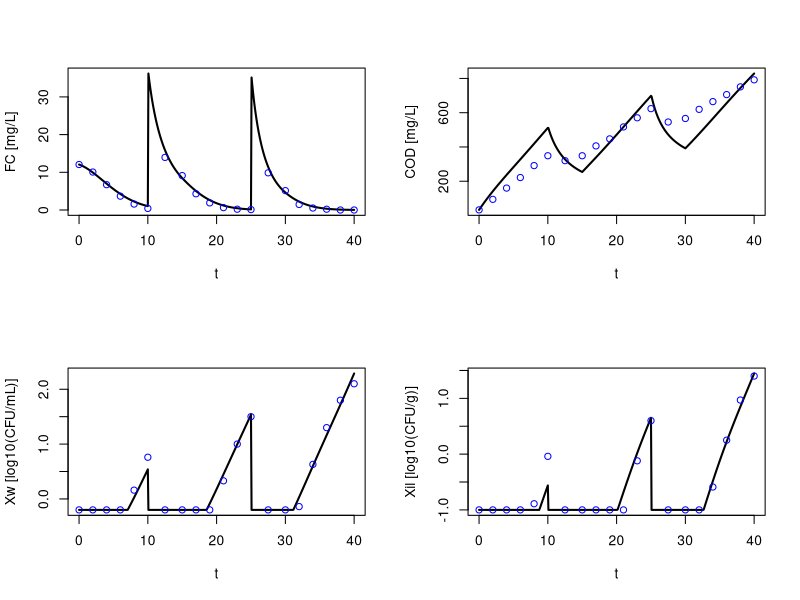

Source code (R):
# The Washtop modeling group (2024/03/03)
#
# Main file to simulate the first scenario
# described in:
#   Abnavi, M. D., Kothapalli C.R., Munther, D., Srinivasan, P. (2021). 
#   "Chlorine inactivation of Escherichia coli O157:H7 in fresh produce wash process: Effectiveness and modeling." 
#   International Journal of Food Microbiology 356:109364.

# In this version, the complete model (taking into account the different produces) is considered.
# The parameters used were the previously estimated from the experimental data in 
# "Data extraction RQ1a and RQ2a_Step 2_17032023.xlsx".

# Solutions are stored in SSol as follows:
#  SSol[,1]= FC    ; [mg/L] Free Chloride 
#  SSol[,2]= COD   ; [mg/L] Chemical oxygen demand 
#  SSol[,3]= Xw    ; [CFU/mL] Concentration of bacteria in water 
#  SSol[,4]= Xil   ; [CFU/g] Concentration of bacteria in iceberg lettuce 
#  SSol[,5]= Xrl   ; [CFU/g] Concentration of bacteria in red lettuce 
#
# Also, the concentrations of Xw and Xil  were stored apart in log10 scale as
#  logxw[]= Log10(Xw)
#  logxil[]= Log10(Xil)


# Load the library for the numerical solution of ordinary differential equations (ODEs)
library(deSolve)

#___________________ PARAMETERS ___________________________________________________
# Injection of Free Chloride
dtinj  <- 5.0/60.0        # [min] Duration of the FC injection
tFCinj <- c(10.0, 25.0)   # [min] Time at which the FC is added 

# Addition of iceberg and red lettuce. They are added five minutes after the FC is injected
Frl     <- 10.0               # [g/min] Input flow of red lettuce 
Fil     <- 500.0              # [g/min] Input flow of iceberg lettuce 
tFpin_s <- c(0.0, tFCinj+5.0) # [min] Time at which the lettuce is added 
tFpin_e <- tFpin_s+10.0       # [min] Time at which the lettuce addition stops 

# Estimated
alpha <- 82621                # [mg-COD/(mg-FC·min)] Parameter in the Hill's like equation
Kfc   <- 0.00078145           # [L/(min·mg-COD)] Reaction rate constant for the reaction of FC and organic matter in the Fc's eq.
Kco   <- 0.006567             # [L/(min·mg-FC)] Reaction rate constant for the reaction of FC and organic matter in COD's  eq.
Kilw  <- 455.03               # [1/min] Constant of the binding rate (from water to iceberg lettuce)
Kwil  <- 844.5                # [1/min] Constant of the unbinding rate (from iceberg lettuce to water)
Kilo  <- 4.9368               # [mg-COD/(g-iceberg lettuce·min)] Rate at which COD is transferred from the
#    iceberg lettuce to the water. It includes the concentration of COD
#    in the produce (Kilo = Kil*CODil). If it is not included a new
#    equation for COD in the produce should be added 
FCinj <- 8602.2               # [mg/min] To be added during dtinj
Fw    <- 0.51374              # [L/min] Flow of water replenishment
Km    <- 3999.7               # [mg/L] Parameter in Hill equation 
nCOD  <- 2.9116               # Exponent in Hill's eq. term
vA2   <- 0.056977             # Proportionality factor between Hill's equation in Xw and X_produce, 
# such that Hill's_(X_w)=vA2*Hill's_(Xil or Xrl)

# Assumed
Krlo <- Kilo                  # [mg-COD/(g-red lettuce·min)] Rate at which COD is transferred from the
#    red lettuce to the water. It includes the concentration of COD
#    in the produce (Krlo = Krl*CODrl). If it is not included a new
#    equation for COD in the produce should be added 
Krlw <- Kilw                  # [1/min] Constant of the binding rate (from water to red lettuce)
Kwrl <- Kwil                  # [1/min] Constant of the unbinding rate (from red lettuce to water)

# Known parameters (from paper)
V        <- 20.0          # [L] Tank volume 
Dwell_t  <- 0.5           # [min] Dwell time
Mil      <- Fil*Dwell_t   # [g] Mass of iceberg lettuce in the tank
Mrl      <- Frl*Dwell_t   # [g] Mass of red lettuce in the tank
MW_FC    <- 52.45         # [mol/g] Molecular weight of FC
MW_O2    <- 32            # [mol/g] Molecular weight of O2
lambda   <- 1.7e-3        # [1/min] Natural decay rate of FC in water
Conv_FC  <- MW_FC/1.0e3   # Conversion (free chloride) from micromolar to mg/L
Conv_COD <- MW_O2/1.0e3   # Conversion (COD) from micromolar to mg/L
FC_in    <- 0.0           # [mg/L] Concentration of FC entering the system with the input flow of water
COD_in   <- 0.0           # [mg/L] Concentration of COD entering the system with the input flow of water
Xw_in  <- 0.0             # [CFU/mL] Concentration of bacteria entering the system with the input flow of water
Xil_in <- 0.0             # [CFU/g] Concentration of bacteria entering the system with the iceberg lettuce
Xrl_in <- 10^5.0          # [CFU/g] Concentration of bacteria entering the system with the red lettuce

# detection limits
limitXw  <- 10.0^(-0.2) # Limit of detection of bacteria in water
limitXil <- 10.0^(-1.0) # Limit of detection of bacteria in produce 


#___________________ EXPERIMENTAL DATA ___________________________________________________
# Sampling times [min]
expData_ts <- c(0.0, 2.0, 4.0, 6.0, 8.0, 10.0, 12.5, 15.0, 17.0, 19.0, 21.0, 23.0, 25.0, 27.5, 30.0, 32.0, 34.0, 36.0, 38.0, 40.0)
# Free chloride [mg/L].  
expData_FC  <- Conv_FC*c(230.0, 192.0, 128.0, 70.0, 30.0, 8.0, 266.0, 174.0, 82.0, 36.0, 12.0, 4.0, 2.0, 188.0, 98.0, 28.0, 10.0, 4.0, 0.0, 0.0)
# COD [mg/L].
expData_COD  <- Conv_COD*c(1025.6, 2948.7, 5000.0, 6923.1, 9102.6, 10897.4, 10000.0, 10897.4, 12692.3, 13974.3, 16153.8, 17820.5, 19487.2, 17051.3, 17692.3, 19359.0, 20769.2, 22051.3, 23461.5, 24743.6)
# Bacteria in water [log10 MNU/ml]
expData_Xw <- c(-0.2, -0.2, -0.2, -0.2, 0.16, 0.76, -0.2, -0.2, -0.2, -0.2, 0.33, 1.0, 1.5, -0.2, -0.2, -0.14, 0.63, 1.3, 1.8, 2.1)
# Bacteria in iceberg lettuce [log10 MNU/g].
expData_Xil  <- c(-1.0, -1.0, -1.0, -1.0, -0.89, -0.04, -1.0, -1.0, -1.0, -1.0, -1.0, -0.12, 0.6, -1.0, -1.0, -1.0, -0.59, 0.25, 0.97, 1.4)

#________________ IMPLEMENTATION OF THE MODEL EQUATIONS (ODEs) ______________________

Model <- function (t, y, parms) {
  # Rate of deactivation of bacteria due to the presence of FC (water)
  Alpha1<-alpha^(nCOD)/(Km^(nCOD)+COD^(nCOD)) #Hills function term
  # Rate of deactivation of bacteria due to the presence of FC (produce)
  Alpha2<-vA2*Alpha1  
  
  # --- Model equations ---
  with(as.list(y), {
    # Rename the state variables
    FC  <- y[1]
    COD <- y[2]
    Xw  <- y[3]
    Xil <- y[4]
    Xrl <- y[5]
    # Model equations (ODEs)
    # Free chloride
    dFC   <- (Fw/V)*(FC_in - FC) + FCi/V - lambda*FC - Kfc*FC*COD
    # Chemical oxygen demand
    dCOD <- (Fw/V)*(COD_in - COD) + (Mil/V)*Kilo_b +(Mrl/V)*Krlo_b - Kco*COD*FC
    # Concentration of bacteria in water
    dXw  <- (Fw/V)*(Xw_in - Xw) - Alpha1*FC*Xw + (Mil/V)*Kilw*Xil + (Mrl/V)*Krlw*Xrl - (Kwil+Kwrl)*Xw 
    # Concentration of bacteria in iceberg lettuce
    dXil <- (Fil_b/Mil)*(Xil_in - Xil) - Kilw*Xil + (V/Mil)*Kwil*Xw - Alpha2*FC*Xil
    # Concentration of bacteria in red lettuce
    dXrl <- (Frl_b/Mrl)*(Xrl_in - Xrl)- Krlw*Xrl + (V/Mrl)*Kwrl*Xw - Alpha2*FC*Xrl
    
    # Output of the function
    return(list(c(dFC, dCOD, dXw, dXil, dXrl))) })
}

# Initial conditions set --------------------------- 
FC0   <-expData_FC[1]  # [mg/L] Initial conditions for FC (from experimental data)
COD0  <-expData_COD[1] # [mg/L] Initial conditions for COD (from experimental data)
Xw0   <-0              # [CFU/mL] Initial conditions for bacteria in water (from paper)
Xil0  <-0              # [CFU/g] Inoculation of bacteria in iceberg lettuce (from paper)
Xrl0  <-1e+5           # [CFU/g] Inoculation of bacteria in red lettuce (from paper)
# Put together initial conditions
S0   <-c(FC0,COD0,Xw0,Xil0,Xrl0)  

# Simulation time, discretized using dtinj as the separation between two consecutive time points
tl <- seq(0,tFpin_e[length(tFpin_e)],dtinj) # min

# Memory allocation for the solution of the ODE system
SSol<-matrix(0,nrow=length(tl),ncol=(5)) # row length=number of elements in list of integration. 
# col length=number of states
# The first row corresponds with the initial conditions
SSol[1,] = S0

# Counters required to implement the discrete addition of Free Chloride and Produces
countFC <- 1 # Initially fixed for FC to 1 (first injection)
countP  <- 1 # Initially fixed for produces to 1 (first injection)

# Parameter used to approximate equality conditions into inequality conditions
# This is mainly used to avoid problems when comparing (using equalities) two real numbers
# A small enough number should be used
timeDifTol <- 1.0e-7 # [s] 

#___________ NUMERICAL INTEGRATION OF THE SYSTEM OF ODEs (MODEL) ________________
for ( ii in 1:(length(tl)-1) ){ # Go through all elements in the time list
  
  # Initial and final times in time interval ii
  tI    <- tl[ii]
  tF    <- tl[ii+1]
  
  # Is free chlorine added in this step?
  if( countFC<=length(tFCinj) ) {
    if( (abs(tl[ii]-tFCinj[countFC]))<timeDifTol ){# Condition tl[ii]=tFCinj[countFC] is approximated as an inequality
      # If the condition holds, FC is injected in the tank
      FCi <- FCinj
      # The duration of the step is the same as the duration of the FC addition, therefore the counter is updated
      # each time this "if condition" is matched
      countFC <- countFC + 1 # next addition of FC
    }
    else{
      # If the condition does not hold, FC is not injected
      FCi<-0.0
    }
  }
  else{
    # If the condition does not hold, FC is not injected
    FCi<-0.0
  }
  
  # Are produces added?
  if( countP<=length(tFpin_e) ){
    if( (tl[ii]>=tFpin_s[countP]) && (tl[ii]<=tFpin_e[countP]) ){
      # If these conditions hold, produces are inserted in the tank
      Kilo_b <- Kilo;
      Krlo_b <- Krlo;
      Fil_b  <- Fil;
      Frl_b  <- Frl;
      
      # The duration of the step is smaller than the duration of the addition of lettuce. Therefore the counter only
      # must be updated at the end of the addition
      if( (abs(tl[ii]-tFpin_e[countP]))<timeDifTol ){# Condition tl[ii]=tFpin_e[countP] is approximated as an inequality
        countP = countP + 1 # next addition of produces
      }
      # At the beginning of the produce addition, the initial condition of bacteria in red lettuce must be the 
      # inoculation concentration
      if( (abs(tl[ii]-tFpin_s[countP]))<timeDifTol ){# Condition tl[ii]=tFpin_s[countP] is approximated as an inequality
        # Reset initial condition in red lettuce  
        S0[5] <- Xrl_in
      }
    }
    else{
      # If the conditions do not hold, produces are not added therefore, input flows in the tank are zero and
      # transfer from produces to water are also zero
      Kilo_b<-0    
      Krlo_b<-0    
      Fil_b<-0                           
      Frl_b<-0
      S0[4]<-0
      S0[5]<-0
    }
  }
  else{
    # If the conditions do not hold, produces are not added therefore, input flows in the tank are zero and
    # transfer from produces to water are also zero
    Kilo_b<-0    
    Krlo_b<-0    
    Fil_b<-0                           
    Frl_b<-0
    S0[4]<-0
    S0[5]<-0
  }
  
  # Call the Solver for levels of FC, COD and concentrations of Xw, Xil, Xrl 
  out <- ode(y<-c(FC<-S0[1], COD<-S0[2], Xw<-S0[3], Xil<-S0[4], Xrl<-S0[5]), times<-seq(tI,tF,dtinj), func <- Model, 
             parms<-NULL, atol= 1.0e-7, rtol= 1.0e-5)
  
  # The initial conditions in the next integration step (ii+1) are the values obtained at the end of this time step (ii)
  lendSol<-length(out[,1])
  FC<-as.numeric(out[lendSol,2])
  COD<-as.numeric(out[lendSol,3])
  Xw<-as.numeric(out[lendSol,4])
  Xil<-as.numeric(out[lendSol,5])
  Xrl<-as.numeric(out[lendSol,6])
  S0<-c(FC,COD,Xw,Xil,Xrl)
  
  # Store the solution in this integration step (ii) in the SSol matrix
  SSol[ii+1,] <- S0
}

# Function to compute the concentration of bacteria in logarithmic scale and apply the limits of detection
logf10X <- function (x,limitX) {
  if(x<=limitX){           
    x<- limitX
    f<-log10(x)
  }
  else{
    f<-log10(x)
  }
  return(f)
} 

# Transform the concentraion of bacteria to log10 scale
logxw<-matrix(0,nrow=length(tl),ncol=1)
logxil<-matrix(0,nrow=length(tl),ncol=1)
for (ii in 1:length(tl)) {
  logxw[ii]<-logf10X(SSol[ii,3],limitXw)
  logxil[ii]<-logf10X(SSol[ii,4],limitXil)
}

# __________________ REPRESENTATION OF THE RESULTS ___________________________________
par(mfcol=c(2,2)) # 2x2 subplot display

#--------- FC plot ----------
# Model solution
plot(tl,SSol[,1],type="l",xlab="t",ylab="FC [mg/L]",lwd=2.0)
# Experimental data
points(expData_ts,expData_FC,col="blue")

#--------- Xw plot ----------
# Model solution
plot(tl,logxw,type="l",xlab="t",ylab="Xw [log10(CFU/mL)]",lwd=2.0)
# Experimental data
points(expData_ts,expData_Xw,col="blue")

#--------- COD plot ----------
# Model solution
plot(tl,SSol[,2],type="l",xlab="t",ylab="COD [mg/L]",lwd=2.0)
# Experimental data
points(expData_ts,expData_COD,col="blue")

#--------- Xil plot ----------
# Model solution
plot(tl,logxil,type="l",xlab="t",ylab="Xil [log10(CFU/g)]",lwd=2.0)
# Experimental data
points(expData_ts,expData_Xil,col="blue")
